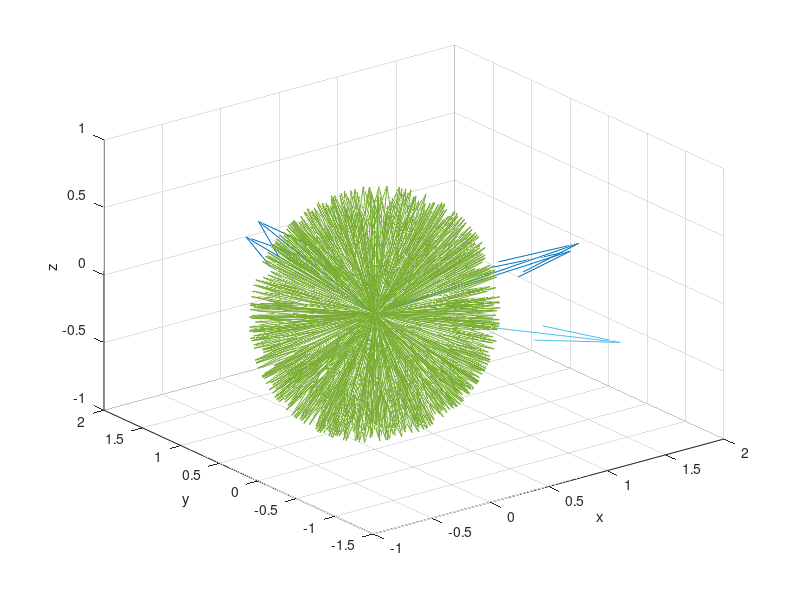

The MATLAB source for this figure:
clear all;
close all;
clc;

mu = 1;
a  = 1;
c = 1000;

% S = [10000, 0, 0;
%     0, 10000, 0;
%     0, 0, 10000;
%     10000, 10000, 10000];

% S = [500, 9000, 10000;
%     10000, 9000, 500;
%     9000, 500, 10000;
%     10000, 10000, 10000];

% S = [10000, 1000, 0;
%     1000, 10000, 1000;
%     11000, 500, 500;
%     500, 11000, 500;
%     10000, 500, 1500];
S = [10000, 1000, 0;
    1000, 10000, 1000;
    11000, 500, 500;
    500, 11000, 500];



xt = [1000,1000,1000];

t = vecnorm(S-xt,2,2)/c + [-0.01;0.01;-0.01;0.01];

x0 = [900;
    800;
    900];



rho = t*c;



for i=1:10
S-x0';
dp = vecnorm(S - x0',2,2) - c*t 

% dp2 = vecnorm(S2 - x02',2,2) - c*t2; 

% A = [(x0(1)-S(1,1))/rho(1),(x0(2)-S(1,2))/rho(1),(x0(3)-S(1,3))/rho(1),c;
%      (x0(1)-S(2,1))/rho(2),(x0(2)-S(2,2))/rho(2),(x0(3)-S(2,3))/rho(2),c;
%      (x0(1)-S(3,1))/rho(3),(x0(2)-S(3,2))/rho(3),(x0(3)-S(3,3))/rho(3),c;
%      (x0(1)-S(4,1))/rho(4),(x0(2)-S(4,2))/rho(4),(x0(3)-S(4,3))/rho(4),c;
%      (x0(1)-S(5,1))/rho(5),(x0(2)-S(5,2))/rho(5),(x0(3)-S(5,3))/rho(5),c];
 
 A = [(x0(1)-S(1,1))/rho(1),(x0(2)-S(1,2))/rho(1),(x0(3)-S(1,3))/rho(1),c;
     (x0(1)-S(2,1))/rho(2),(x0(2)-S(2,2))/rho(2),(x0(3)-S(2,3))/rho(2),c;
     (x0(1)-S(3,1))/rho(3),(x0(2)-S(3,2))/rho(3),(x0(3)-S(3,3))/rho(3),c;
     (x0(1)-S(4,1))/rho(4),(x0(2)-S(4,2))/rho(4),(x0(3)-S(4,3))/rho(4),c];

% A2 = [(x0(1)-S2(1,1))/rho2(1),(x0(2)-S2(1,2))/rho2(1),(x0(3)-S2(1,3))/rho2(1),c;
%      (x0(1)-S2(2,1))/rho2(2),(x0(2)-S2(2,2))/rho2(2),(x0(3)-S2(2,3))/rho2(2),c;
%      (x0(1)-S2(3,1))/rho2(3),(x0(2)-S2(3,2))/rho2(3),(x0(3)-S2(3,3))/rho2(3),c;
%      (x0(1)-S2(4,1))/rho2(4),(x0(2)-S2(4,2))/rho2(4),(x0(3)-S2(4,3))/rho2(4),c;
%      (x0(1)-S2(5,1))/rho2(5),(x0(2)-S2(5,2))/rho2(5),(x0(3)-S2(5,3))/rho2(5),c;
%      (x0(1)-S2(6,1))/rho2(6),(x0(2)-S2(6,2))/rho2(6),(x0(3)-S2(6,3))/rho2(6),c;
%      (x0(1)-S2(7,1))/rho2(7),(x0(2)-S2(7,2))/rho2(7),(x0(3)-S2(8,3))/rho2(7),c;
%      (x0(1)-S2(8,1))/rho2(8),(x0(2)-S2(8,2))/rho2(8),(x0(3)-S2(8,3))/rho2(8),c];
 
 
dx = inv(A'*A)*A'*dp
% dx2 = inv(A2'*A2)*A2'*dp2;

x0 = x0-dx(1:3);
% x02 = x02-dx2(1:3);

end
x0
C = inv(A'*A);
eig(C)
sum(eig(C))



% C2 = inv(A2'*A2);
% eigs(C2)
% sum(eig(C2))


p = 0.5 - rand(1000,3);
p = p./vecnorm(p,2,2);



m=[];
M=[];
d=[];
R=[];
Q = [eye(3),zeros(3,1);
    zeros(1,4)];
Q = eye(1);
for i=1:length(p)
    B = [A;p(i,:),0];
    m = [m;log(det(inv(Q*B'*B)))];
    M = [M;(det(inv(Q*B'*B)))];
    
    R = [R;(det(inv(A'*A + [p(i,:)';0]*[p(i,:),0])))];

    
end

[MM1,im] = min(m);

[Mm1,iM] = max(m);

[MM2,Im] = min(M);

[Mm2,IM] = max(M);

[Rm,iR] = min(M);

[Rm,IR] = max(M);



p(Im,:)
p(IM,:)

p(iR,:)
p(IR,:)



%%
ss  = 2*S./vecnorm(S,2,2);


%%
close all;
z = zeros(4,1);
zz = zeros(1000,1);
figure()
% plot3(ss(:,1),ss(:,2),ss(:,3),'bo','Linewidth');hold on;
quiver3(z,z,z,ss(:,1),ss(:,2),ss(:,3));hold on
quiver3(zz,zz,zz,p(:,1),p(:,2),p(:,3))
quiver3(0,0,0,2*p(Im,1),2*p(Im,2),2*p(Im,3))
quiver3(0,0,0,2*p(IM,1),2*p(IM,2),2*p(IM,3))

xlabel('x')
ylabel('y')
zlabel('z')


